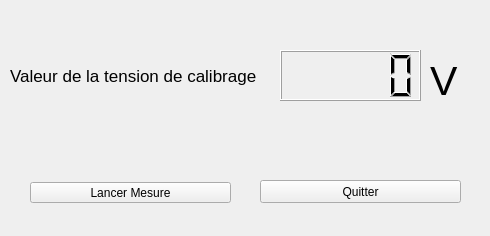
<?xml version="1.0" encoding="UTF-8"?>
<ui version="4.0">
 <class>Widget</class>
 <widget class="QWidget" name="Widget">
  <property name="geometry">
   <rect>
    <x>0</x>
    <y>0</y>
    <width>490</width>
    <height>236</height>
   </rect>
  </property>
  <property name="windowTitle">
   <string>Widget</string>
  </property>
  <widget class="QPushButton" name="pushButton_Lancer">
   <property name="geometry">
    <rect>
     <x>30</x>
     <y>182</y>
     <width>201</width>
     <height>21</height>
    </rect>
   </property>
   <property name="text">
    <string>Lancer Mesure</string>
   </property>
  </widget>
  <widget class="QPushButton" name="pushButton_Quitter">
   <property name="geometry">
    <rect>
     <x>260</x>
     <y>180</y>
     <width>201</width>
     <height>23</height>
    </rect>
   </property>
   <property name="text">
    <string>Quitter</string>
   </property>
  </widget>
  <widget class="QLCDNumber" name="lcdNumber">
   <property name="geometry">
    <rect>
     <x>280</x>
     <y>50</y>
     <width>141</width>
     <height>51</height>
    </rect>
   </property>
  </widget>
  <widget class="QLabel" name="label">
   <property name="geometry">
    <rect>
     <x>430</x>
     <y>50</y>
     <width>71</width>
     <height>61</height>
    </rect>
   </property>
   <property name="font">
    <font>
     <pointsize>31</pointsize>
    </font>
   </property>
   <property name="text">
    <string>V</string>
   </property>
  </widget>
  <widget class="QLabel" name="label_2">
   <property name="geometry">
    <rect>
     <x>10</x>
     <y>60</y>
     <width>331</width>
     <height>31</height>
    </rect>
   </property>
   <property name="font">
    <font>
     <pointsize>13</pointsize>
    </font>
   </property>
   <property name="text">
    <string>Valeur de la tension de calibrage</string>
   </property>
  </widget>
 </widget>
 <resources/>
 <connections>
  <connection>
   <sender>pushButton_Quitter</sender>
   <signal>clicked()</signal>
   <receiver>Widget</receiver>
   <slot>close()</slot>
   <hints>
    <hint type="sourcelabel">
     <x>328</x>
     <y>189</y>
    </hint>
    <hint type="destinationlabel">
     <x>330</x>
     <y>149</y>
    </hint>
   </hints>
  </connection>
 </connections>
</ui>
